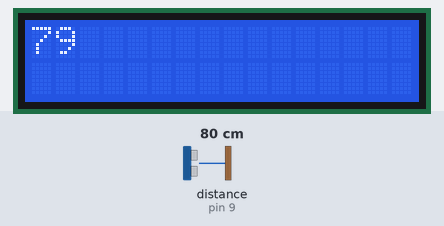
Simulated run of this sketch. Board: Arduino Uno, built with avr-gcc and run on an emulated ATmega328P. On the bench: 16×2 character LCD. The test bench sets the inputs (shaded band); at power-on: distance to the obstacle (sensor on pin 9) 80 cm. The echo pulse lasts 58.3 µs per cm; what the sketch prints to the serial monitor is not drawn.

Above: at 1.2 s.
1.3 s: distance to the obstacle (sensor on pin 9) set to 2 cm
At 3.2 s:
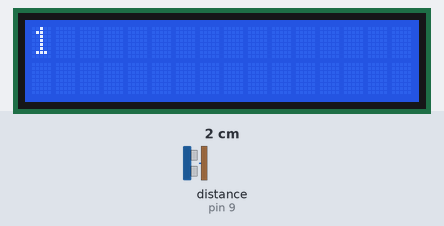
3.5 s: distance to the obstacle (sensor on pin 9) set to 4 cm
At 5.1 s:
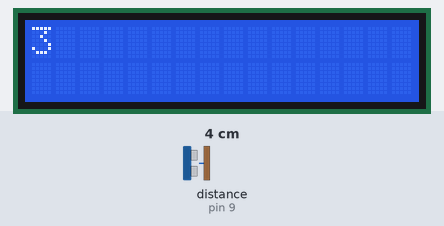
5.5 s: distance to the obstacle (sensor on pin 9) set to 9 cm
At 7.0 s:
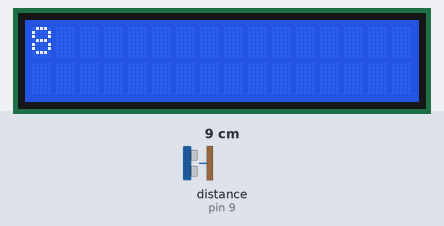
Timing chart, 0 to 8.5 s (numbered marks = the images above; inputs shaded):
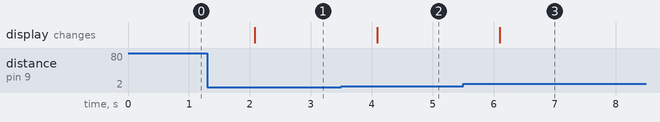

The sketch:

ultrasonido_HCs04.ino
```cpp
#include <LiquidCrystal.h>

LiquidCrystal lcd(8, 9, 10, 11, 12, 13); //    ( RS, EN, d4, d5, d6, d7)

const int EchoPin = 9;
const int TriggerPin = 8;
const int LedPin = 13;

void setup() {
  Serial.begin(9600);
  lcd.begin(16, 2);       // Fijar el numero de caracteres y de filas de la LCD
  pinMode(LedPin, OUTPUT);
  pinMode(TriggerPin, OUTPUT);
  pinMode(EchoPin, INPUT);
}

void loop() {
  int cm = ping(TriggerPin, EchoPin);
  Serial.print("Distancia: ");
  Serial.println(cm);
  lcd.clear();
  lcd.setCursor(0,0);
  lcd.print(cm);

  delay(1000);
}

int ping(int TriggerPin, int EchoPin) {
  long duration, distanceCm;

  digitalWrite(TriggerPin, LOW);  //para generar un pulso limpio ponemos a LOW 4us
  delayMicroseconds(4);
  digitalWrite(TriggerPin, HIGH);  //generamos Trigger (disparo) de 10us
  delayMicroseconds(10);
  digitalWrite(TriggerPin, LOW);

  duration = pulseIn(EchoPin, HIGH);  //medimos el tiempo entre pulsos, en microsegundos

  distanceCm = duration * 10 / 292/ 2;   //convertimos a distancia, en cm
  return distanceCm;
}
```

Measured:
- after the input at 1.3 s, the display: changes after 0.78 s (image 1)
- after the input at 3.5 s, the display: changes after 0.59 s (image 2)
- after the input at 5.5 s, the display: changes after 0.60 s (image 3)
